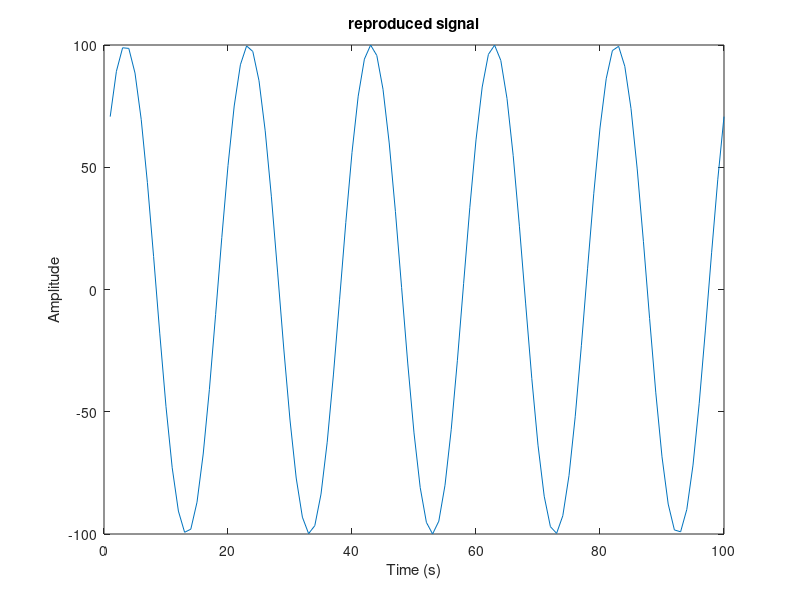

Write the MATLAB code that produced this figure. (Note: this script raises an error after producing the figure.)
% expA.m


%x = [0:0.1:10];
% phi = (2*pi)/6;
%phi = 0;
%y = cos(x.*((2*pi)/3) + phi);


% x = [0:0.5:500];
% x = linspace(0,0.5,500);

% 40 hz & 90 hz

% y = sin(40 * 2 * pi .* x) + 0.5 * sin(90 * 2 * pi .* x) + 0.50;
% y = sin(40 * 2 * pi .* x) + 0.5 * sin(20 * 2 * pi .* x);



x = linspace(0,10,100);
y = sin(0.5 * 2 * pi .* x + pi*0.25);


count = size(x,2);

hold off;
plot(y);
xlabel('Sample index');
ylabel('Amplitude');
title('signal samples');


% coefficients
T = x(1,2) - x(1,1); % sample spacing
k = [1:count];
coefficients = zeros(1,count);

for k = 0:count-1 % frequency
	coefficient = 0;
	for n = 0:count-1 % sample
		sample = y(1,n+1);
		coefficient = coefficient + sample * exp(-2*pi*j * k * n/count );
	endfor
	coefficients(1,k+1) = coefficient;
endfor

hold off;


% coefficients are scaled by count -- should be scaled by 1/count

% coefficients = fft(y);


coefficients


% coefficientsccc

% stem(coefficients.*coefficients);
% stem( abs(coefficients) );
% f = linspace(0,1/T,count);
f = linspace(0,1.0, count);
% bar(f(1:count/2) , abs(coefficients)(1:count/2) * 1/count );
bar(f , abs(coefficients) * 1/count );
xlabel('Frequencies (units?)');
ylabel('Amplitude');
title('Frequency components');






% also try a summation using literally cos waves w/ phases?

values = zeros(1,count);
freq0 =  1.0/T;
for n = 0:count-1 % for each time sample
	value = 0;
	dt = n/T;
	for k = 0:count-1 % for each frequency
		c = coefficients(1,k+1);
		phase = angle(c);
		magnitude = abs(c);
		freq = freq0 * k;
		val = magnitude * cos(2*pi*freq*dt + phase);
		value = value + val;
	endfor
	values(1,n+1) = value;
endfor


values

plot( values );
xlabel('Time (s)');
ylabel('Amplitude');
title('reproduced signal');


xx

% reproduce original signal:


s = linspace(0,1/T,count);
for n = 0:count-1
	value = 0;
	for k = 0:count-1
		c = coefficients(1,k+1);
		value = value + c * exp(2*pi*j * k * n/count); % * T;
	endfor
	value = value * 1/count;
	s(1,n+1) = value;
endfor


% 0.0025


hold off;
% plot( abs(s) );
plot( real(s) );
xlabel('Time (s)');
ylabel('Amplitude');
title('reproduced signal');











% f = fft(y);



% ...
